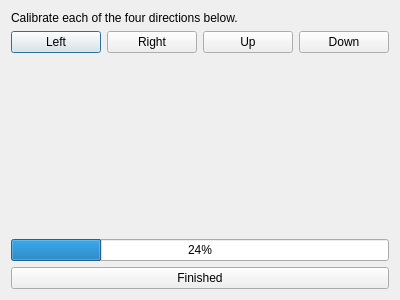
<?xml version="1.0" encoding="UTF-8"?>
<ui version="4.0">
 <class>HeadCompensationDialog</class>
 <widget class="QDialog" name="HeadCompensationDialog">
  <property name="geometry">
   <rect>
    <x>0</x>
    <y>0</y>
    <width>400</width>
    <height>300</height>
   </rect>
  </property>
  <property name="windowTitle">
   <string>Dialog</string>
  </property>
  <layout class="QVBoxLayout" name="verticalLayout_2">
   <item>
    <layout class="QVBoxLayout" name="verticalLayout">
     <item>
      <widget class="QLabel" name="label_introduction">
       <property name="text">
        <string>Calibrate each of the four directions below.</string>
       </property>
      </widget>
     </item>
     <item>
      <layout class="QHBoxLayout" name="horizontalLayout">
       <item>
        <widget class="QPushButton" name="pushButton_left">
         <property name="sizePolicy">
          <sizepolicy hsizetype="Preferred" vsizetype="Fixed">
           <horstretch>0</horstretch>
           <verstretch>0</verstretch>
          </sizepolicy>
         </property>
         <property name="text">
          <string>Left</string>
         </property>
        </widget>
       </item>
       <item>
        <widget class="QPushButton" name="pushButton_right">
         <property name="sizePolicy">
          <sizepolicy hsizetype="Minimum" vsizetype="Fixed">
           <horstretch>0</horstretch>
           <verstretch>0</verstretch>
          </sizepolicy>
         </property>
         <property name="text">
          <string>Right</string>
         </property>
        </widget>
       </item>
       <item>
        <widget class="QPushButton" name="pushButton_up">
         <property name="text">
          <string>Up</string>
         </property>
        </widget>
       </item>
       <item>
        <widget class="QPushButton" name="pushButton_down">
         <property name="text">
          <string>Down</string>
         </property>
        </widget>
       </item>
      </layout>
     </item>
     <item>
      <widget class="QLabel" name="label_instructions">
       <property name="text">
        <string> </string>
       </property>
      </widget>
     </item>
     <item>
      <spacer name="verticalSpacer">
       <property name="orientation">
        <enum>Qt::Vertical</enum>
       </property>
       <property name="sizeHint" stdset="0">
        <size>
         <width>20</width>
         <height>40</height>
        </size>
       </property>
      </spacer>
     </item>
     <item>
      <widget class="QProgressBar" name="progressBar">
       <property name="value">
        <number>24</number>
       </property>
      </widget>
     </item>
     <item>
      <widget class="QPushButton" name="pushButton_finished">
       <property name="text">
        <string>Finished</string>
       </property>
      </widget>
     </item>
    </layout>
   </item>
  </layout>
 </widget>
 <resources/>
 <connections/>
</ui>
